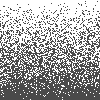
Frame 1 (no input)
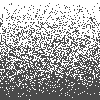
Frame 2 (the mouse pressed at the canvas centre, redrawn once)

The Processing sketch that drew these frames (run headless with seeded random() and noise(); the mouse was pressed at the canvas centre and the sketch redrawn once):

// Processing sketch: bernoulli_everyRow_take2
// ── bernoulli_everyRow_take2.pde
/*
  Katarina Hoeger
 May 2021
 
 Bernoulli Distribution
 
 every pixel bernoulli
 
 Bernoulli:
 f(x) = {   1 - p, x = 0
 p,     x = 1
 */

float pValue;
Boolean isItTrueOrFalse;

void setup() {
  size(100, 100);

  stroke(0);
  strokeWeight(1);
}

void draw() {
  background(255);
  bernoulli(0.5);

  // loop across columns
  for ( int xVal = 0; xVal <= width; xVal++) {
    // loop across rows
    for ( int yVal = 0; yVal <= height; yVal++) {
      pValue = yVal/float(100);
      isItTrueOrFalse = bernoulli(pValue);
      paintIfTrue(isItTrueOrFalse, xVal, yVal);
    }
  }

  noLoop();
}

void paintIfTrue(Boolean trueFalse, float _x, float _y ) {
  /* 
   If given true, paint
   */
  if (trueFalse == true) {
    point(_x, _y);
  }
}

Boolean bernoulli( float _p ) {
  /*  
   Given probability p (0<=p<=1),
   - compute random number x in (0,1)
   - if x <= p, return true
   - else, return false
   */
  float randomNumber = random(1);
  if (randomNumber <= _p ) {
    return(true);
  } else {
    return(false);
  }
}
